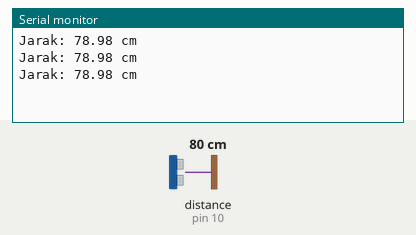
This sketch was run on a simulated Arduino Uno, built with avr-gcc and run on an emulated ATmega328P. Parts: the last lines printed to the serial monitor. Wiring (inferred from the names in the program): ultrasonic range finder: trigger pin 9; echo pin 10. Inputs (shaded band) come from the test bench; at power-on: distance to the obstacle (sensor on pin 10) 80 cm. The echo pulse lasts 58.3 µs per cm.

Above: at 1.3 s.
1.4 s: distance to the obstacle (sensor on pin 10) set to 2 cm
At 1.9 s:
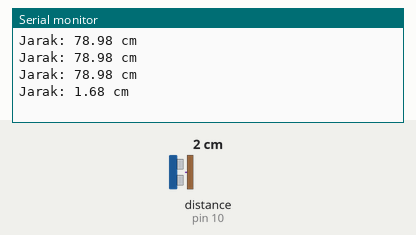
2.9 s: distance to the obstacle (sensor on pin 10) set to 4 cm
At 3.4 s:
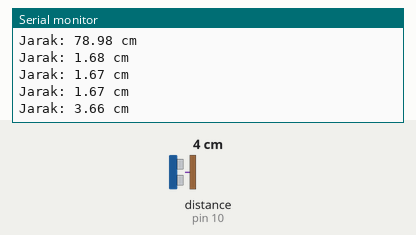
Timing chart, 0 to 5.9 s (numbered marks = the images above; inputs shaded):
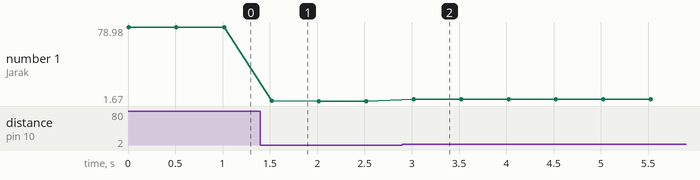

The sketch:

Coba-Sensor-Ultrasonic.ino
```cpp
// Mendefinisikan pin Trig dan Echo
const int trigPin = 9;
const int echoPin = 10;

// Variabel untuk menyimpan hasil pengukuran jarak
long duration;
float distance;

void setup() {
  // Inisialisasi komunikasi serial
  Serial.begin(9600);

  // Mengatur pin trigPin sebagai output dan echoPin sebagai input
  pinMode(trigPin, OUTPUT);
  pinMode(echoPin, INPUT);
}

void loop() {
  // Membersihkan pin trigPin
  digitalWrite(trigPin, LOW);
  delayMicroseconds(2);

  // Mengirimkan sinyal trigger selama 10 mikrodetik
  digitalWrite(trigPin, HIGH);
  delayMicroseconds(10);
  digitalWrite(trigPin, LOW);

  // Membaca durasi waktu dari sinyal yang diterima oleh echoPin
  duration = pulseIn(echoPin, HIGH);

  // Menghitung jarak (dalam cm) berdasarkan waktu tempuh sinyal
  distance = duration * 0.034 / 2;

  // Menampilkan hasil pengukuran jarak di Serial Monitor
  Serial.print("Jarak: ");
  Serial.print(distance);
  Serial.println(" cm");

  delay(500); // Delay 0,5 detik untuk stabilitas pembacaan
}
```

Measured:
- after the input at 1.4 s, the serial monitor: prints a new line after 0.12 s (image 1)
- after the input at 2.9 s, the serial monitor: prints a new line after 0.12 s (image 2)
- plotted number 1: 78.98 → 1.67 after the input at 1.4 s, 1.67 → 3.66 after the input at 2.9 s
